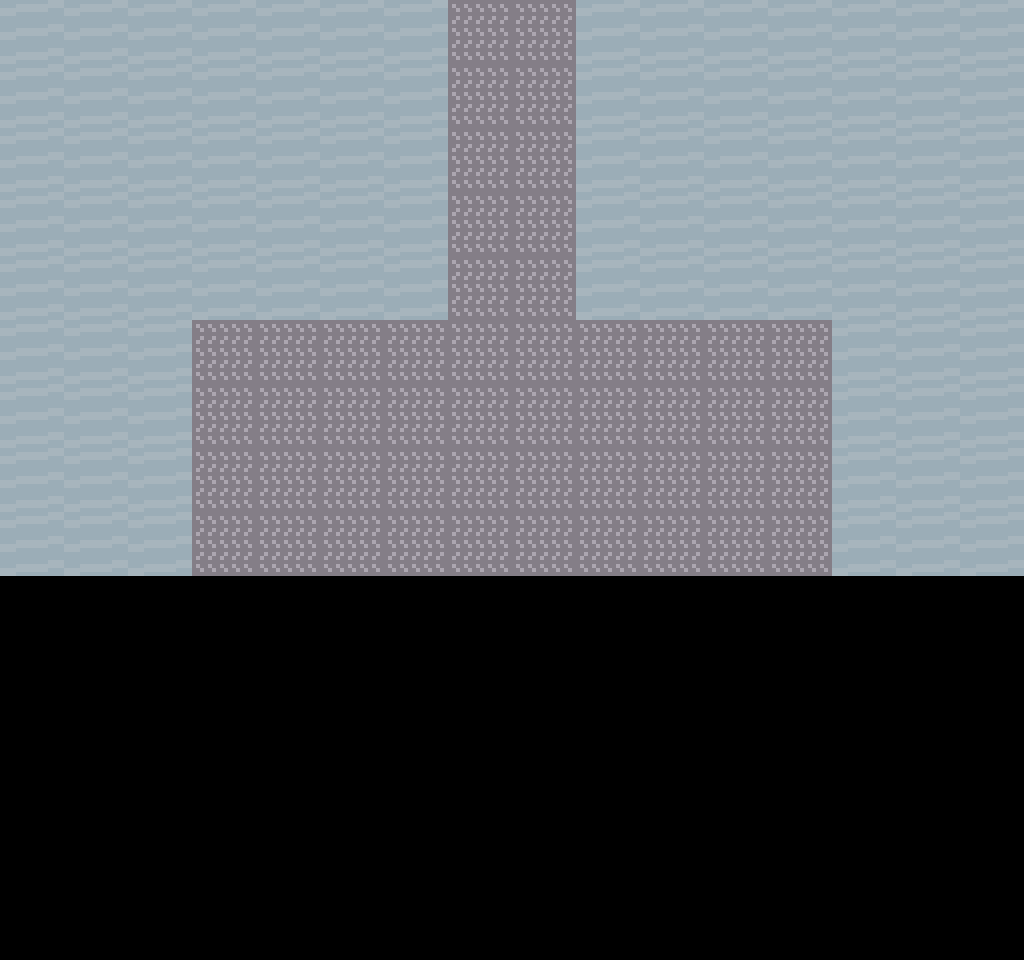

This game map was drawn from its Tiled (.tmx) file and the tilesets committed beside it. A one-line description and the full map source follow:
An orthogonal 16x15 tile map with 64x64 px tiles, 2 tile layers (Ground, Walls), 2 tilesets and 6 objects.

<map version="1.10" tiledversion="1.11.2" orientation="orthogonal" renderorder="right-down" width="16" height="15" tilewidth="64" tileheight="64" infinite="0" nextlayerid="5" nextobjectid="7">
 <editorsettings>
  <export target="ship-cockpit.lua" format="lua" />
 </editorsettings>
 <tileset firstgid="1" name="CC_shipSheet_001" tilewidth="64" tileheight="64" tilecount="64" columns="8">
  <image source="../assets/sprites/CC_shipSheet_001.png" width="512" height="512" />
 </tileset>
 <tileset firstgid="65" name="CC_shipSheet_001" tilewidth="64" tileheight="64" tilecount="64" columns="8">
  <image source="../assets/sprites/CC_shipSheet_001.png" width="512" height="512" />
 </tileset>
 <layer id="2" name="Ground" width="16" height="15">
  <data encoding="csv">
0,0,0,0,0,0,0,73,73,0,0,0,0,0,0,0,
0,0,0,0,0,0,0,73,73,0,0,0,0,0,0,0,
0,0,0,0,0,0,0,73,73,0,0,0,0,0,0,0,
0,0,0,0,0,0,0,73,73,0,0,0,0,0,0,0,
0,0,0,0,0,0,0,73,73,0,0,0,0,0,0,0,
0,0,0,73,73,73,73,73,73,73,73,73,73,0,0,0,
0,0,0,73,73,73,73,73,73,73,73,73,73,0,0,0,
0,0,0,73,73,73,73,73,73,73,73,73,73,0,0,0,
0,0,0,73,73,73,73,73,73,73,73,73,73,0,0,0,
0,0,0,0,0,0,0,0,0,0,0,0,0,0,0,0,
0,0,0,0,0,0,0,0,0,0,0,0,0,0,0,0,
0,0,0,0,0,0,0,0,0,0,0,0,0,0,0,0,
0,0,0,0,0,0,0,0,0,0,0,0,0,0,0,0,
0,0,0,0,0,0,0,0,0,0,0,0,0,0,0,0,
0,0,0,0,0,0,0,0,0,0,0,0,0,0,0,0
</data>
 </layer>
 <layer id="1" name="Walls" width="16" height="15">
  <data encoding="csv">
2,66,66,66,66,66,66,0,0,66,66,66,66,66,66,66,
66,66,66,66,66,66,66,0,0,66,66,66,66,66,66,66,
66,66,66,66,66,66,66,0,0,66,66,66,66,66,66,66,
66,66,66,66,66,66,66,0,0,66,66,66,66,66,66,66,
66,66,66,66,66,66,66,0,0,66,66,66,66,66,66,66,
66,66,66,0,0,0,0,0,0,0,0,0,0,66,66,66,
66,66,66,0,0,0,0,0,0,0,0,0,0,66,66,66,
66,66,66,0,0,0,0,0,0,0,0,0,0,66,66,66,
66,66,66,0,0,0,0,0,0,0,0,0,0,66,66,66,
0,0,0,0,0,0,0,0,0,0,0,0,0,0,0,0,
0,0,0,0,0,0,0,0,0,0,0,0,0,0,0,0,
0,0,0,0,0,0,0,0,0,0,0,0,0,0,0,0,
0,0,0,0,0,0,0,0,0,0,0,0,0,0,0,0,
0,0,0,0,0,0,0,0,0,0,0,0,0,0,0,0,
0,0,0,0,0,0,0,0,0,0,0,0,0,0,0,0
</data>
 </layer>
 <objectgroup id="3" name="Hitboxes">
  <object id="1" x="192" y="512" width="640" height="64" />
  <object id="2" x="832" y="0" width="192" height="576" />
  <object id="3" x="0" y="0" width="192" height="576" />
  <object id="4" x="192" y="0" width="256" height="320" />
  <object id="5" x="576" y="0" width="256" height="320" />
 </objectgroup>
 <objectgroup id="4" name="RoomSwap">
  <object id="6" x="448" y="0" width="128" height="64">
   <properties>
    <property name="RoomFilename" value="rooms/ship-main.lua" />
    <property name="targetX" type="int" value="1664" />
    <property name="targetY" type="int" value="2976" />
   </properties>
  </object>
 </objectgroup>
</map>
